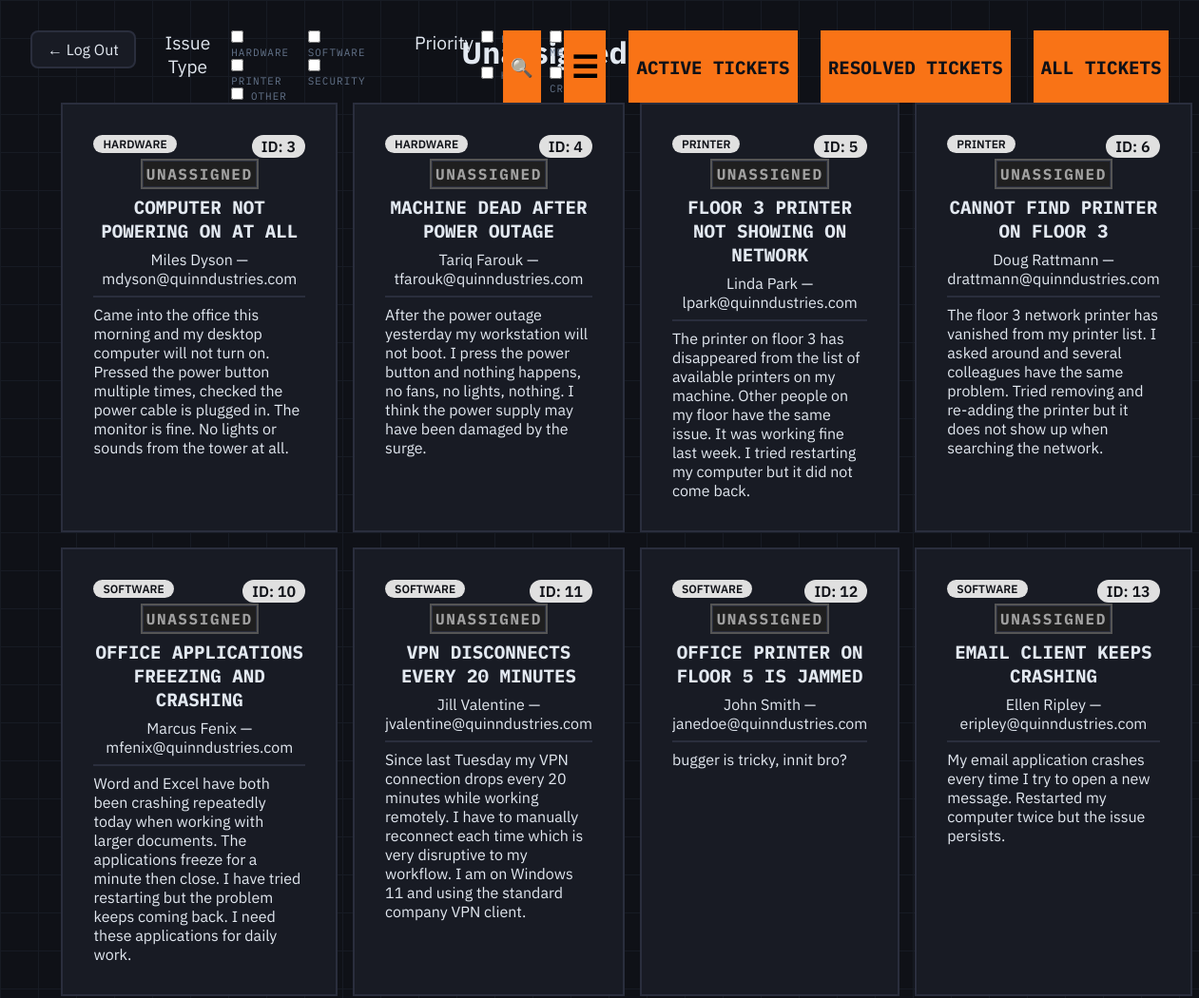
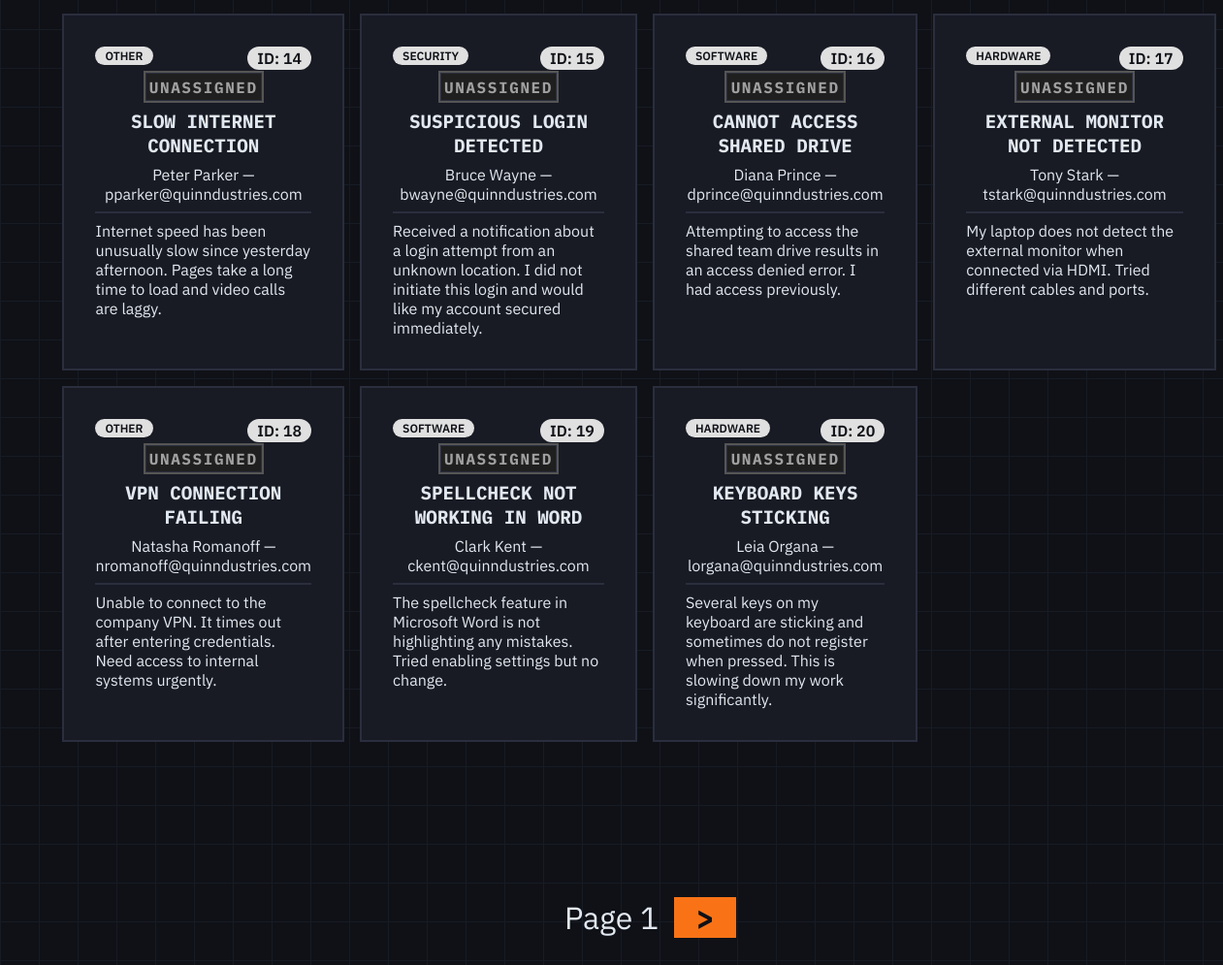
Screenshot of /tickets/view?tab=unassigned&page=1 (signed in) with the database file from the repository (2 pictures, top to bottom).
### tables this page shows
CREATE TABLE tickets (
            id INTEGER PRIMARY KEY AUTOINCREMENT,
            ticketer_name TEXT NOT NULL,
            ticketer_email TEXT NOT NULL,
            issue_type TEXT NOT NULL,
            priority TEXT,
            summary TEXT NOT NULL,
            description TEXT NOT NULL,
            status TEXT NOT NULL,
            resolution_details TEXT,
            specialist_username_assigned TEXT,
            submission_date TEXT NOT NULL,
            assignment_date TEXT,
            resolution_date TEXT   
            );

### app.py (the view)
@app.route('/tickets/view', methods=['GET'])
def viewTickets():
    auth_error = it_only_check()
    if auth_error:
        return render_template("login.html")
    page = request.args.get('page', 1, type=int)
    tab = request.args.get('tab','all')
    if page < 1:
        return jsonify({"error": "invalid page number"}), 400
    if not tab in ['unassigned','active','resolved', 'all']:
        return jsonify({"error": "invalid tab type"}), 400
    db = get_db()
    if tab == 'all':
        total = db.execute('SELECT COUNT(*) FROM tickets').fetchone()[0]
        tickets = db.execute('SELECT * FROM tickets LIMIT ? OFFSET ?', (TICKETS_PER_PAGE, (page-1) * TICKETS_PER_PAGE,)).fetchall()
    else:
        total = db.execute('SELECT COUNT(*) FROM tickets WHERE status = ?', (tab,)).fetchone()[0]
        tickets = db.execute('SELECT * FROM tickets WHERE status = ? LIMIT ? OFFSET ?', (tab, TICKETS_PER_PAGE, (page-1) * TICKETS_PER_PAGE,)).fetchall()
    db.close()
    max_page = max(1, -(-total // TICKETS_PER_PAGE))
    if page > max_page:
        return redirect(f'/tickets/view?tab={tab}&page={max_page}')
    return render_template("tickets.html", tickets=[dict(t) for t in tickets], tab=tab, page_num = page, has_next=(page * TICKETS_PER_PAGE) < total)

### app.py (called while the page is built)
def it_only_check():
    if not session.get("is_it_department"):
        return jsonify({"error": "unauthorized"}), 403
    return None

### database.py (called while the page is built)
def get_db():
    conn = sqlite3.connect(DATABASE)
    conn.row_factory = sqlite3.Row
    return conn

### templates/tickets.html (shortened to what this page needs)
<!DOCTYPE html>
<html lang="en">
<head>
  <link href="/static/ticketstyles.css" rel="stylesheet">
</head>
<body>
  <h1 id="page-title"> {{tab | capitalize}} Tickets</h1>
  <a class="return-arrow" onclick="logout()">← Log Out</a>
  <nav id="ticket-list-navbar">
    <div id="navbar-left">
      <div id="issue-type-filter" class="filter-category">
        <p class="filter-label">Issue Type</p>
        <div class="filter-group">
          <label><input type="checkbox" value="hardware" onchange="applyFilters()"> Hardware</label>
          <label><input type="checkbox" value="software" onchange="applyFilters()"> Software</label>
          <label><input type="checkbox" value="printer" onchange="applyFilters()"> Printer</label>
          <label><input type="checkbox" value="security" onchange="applyFilters()"> Security</label>
          <label><input type="checkbox" value="other" onchange="applyFilters()"> Other</label>
        </div>
      </div>
      <div id ="priority-filter" class="filter-category">
        <p class="filter-label">Priority</p>
        <div class="filter-group">
          <label><input type="checkbox" value="low" onchange="applyFilters()"> Low</label>
          <label><input type="checkbox" value="medium" onchange="applyFilters()"> Medium</label>
          <label><input type="checkbox" value="high" onchange="applyFilters()"> High</label>
          <label><input type="checkbox" value="critical" onchange="applyFilters()"> Critical</label>
        </div>
      </div>
    </div>
    <div id="navbar-right">
      <button id="search-btn" class="toggle btn" onclick="toggleSearch()" ><span id="search-icon">🔍</span></button>
      <button id="toggle-display-btn" class="toggle btn" onclick="toggleLayout()" ><span id="toggle-icon">☰</span></button>
      <div id="status-btn-container">
        <a id="active-btn" class="btn" href="/tickets/view?tab=active&amp;page={{page_num}}">Active Tickets</a>
        <a id="resolved-btn" class="btn" href="/tickets/view?tab=resolved&amp;page={{page_num}}">Resolved Tickets</a>
        <a id="all-btn" class="btn" href="/tickets/view?tab=all&amp;page={{page_num}}">All Tickets</a>
      </div>
    </div>
  </nav>
  {% if tickets %}
  <section id="ticket-list" class="ticket-list grid-view">
      {% for ticket in tickets%}
        <a href="/tickets/view/{{ticket.id}}">
          <div class="ticket-card">
            <p class="id-badge">ID: {{ ticket.id }}</p>
            <div class="ticket-header">
              <p class="badge">{{ ticket.issue_type }}</p>
              {% if ticket.status == 'active' %}
                <div class="priority priority-{{ ticket.priority }}">{{ ticket.priority }}</div>
              {% else %}
              <div class="priority priority-inactive">{{ ticket.status }}</div>
              {% endif %}
            </div>
            <h3>{{ ticket.summary }}</h3>
            <p class="ticket-meta">{{ ticket.ticketer_name }} — {{ ticket.ticketer_email }}</p>
            <p class="ticket-description">{{ ticket.description | truncate(240) }}</p>
          </div>
        </a>
      {% endfor %}
  </section>
  {% else %}
      <p id="no-tickets">No tickets yet.</p>
  {% endif %}
  <div id="pagination-controls">
    <div id="page-num">Page {{ page_num }}</div>
    {% if has_next %}
    <a id="page-right" class="btn" href="/tickets/view?tab={{tab}}&page={{page_num+1}}">&gt;</a>
    {% else %}
    <div id="page-right"></div>
    {% endif %}
</div>
</body>
</html>

### rows the page displays
tickets: id "3", issue_type "HARDWARE", status "UNASSIGNED", summary "COMPUTER NOT POWERING ON AT ALL", ticketer_name "Miles Dyson", ticketer_email "mdyson@quinndustries.com", description "Came into the office this morning and my desktop computer will not turn on. Pressed the power button multiple times, checked the power cable is plugged in. The monitor is fine. No lights or sounds from the tower at all."
tickets: id "4", issue_type "HARDWARE", status "UNASSIGNED", summary "MACHINE DEAD AFTER POWER OUTAGE", ticketer_name "Tariq Farouk", ticketer_email "tfarouk@quinndustries.com", description "After the power outage yesterday my workstation will not boot. I press the power button and nothing happens, no fans, no lights, nothing. I think the power supply may have been damaged by the surge."
tickets: id "5", issue_type "PRINTER", status "UNASSIGNED", summary "FLOOR 3 PRINTER NOT SHOWING ON NETWORK", ticketer_name "Linda Park", ticketer_email "lpark@quinndustries.com", description "The printer on floor 3 has disappeared from the list of available printers on my machine. Other people on my floor have the same issue. It was working fine last week. I tried restarting my computer but it did not come back."
tickets: id "6", issue_type "PRINTER", status "UNASSIGNED", summary "CANNOT FIND PRINTER ON FLOOR 3", ticketer_name "Doug Rattmann", ticketer_email "drattmann@quinndustries.com", description "The floor 3 network printer has vanished from my printer list. I asked around and several colleagues have the same problem. Tried removing and re-adding the printer but it does not show up when searching the network."
tickets: id "10", issue_type "SOFTWARE", status "UNASSIGNED", summary "OFFICE APPLICATIONS FREEZING AND CRASHING", ticketer_name "Marcus Fenix", ticketer_email "mfenix@quinndustries.com", description "Word and Excel have both been crashing repeatedly today when working with larger documents. The applications freeze for a minute then close. I have tried restarting but the problem keeps coming back. I need these applications for daily work."
tickets: id "11", issue_type "SOFTWARE", status "UNASSIGNED", summary "VPN DISCONNECTS EVERY 20 MINUTES", ticketer_name "Jill Valentine", ticketer_email "jvalentine@quinndustries.com", description "Since last Tuesday my VPN connection drops every 20 minutes while working remotely. I have to manually reconnect each time which is very disruptive to my workflow. I am on Windows 11 and using the standard company VPN client."
tickets: id "12", issue_type "SOFTWARE", status "UNASSIGNED", summary "OFFICE PRINTER ON FLOOR 5 IS JAMMED", ticketer_name "John Smith", ticketer_email "janedoe@quinndustries.com", description "bugger is tricky, innit bro?"
tickets: id "13", issue_type "SOFTWARE", status "UNASSIGNED", summary "EMAIL CLIENT KEEPS CRASHING", ticketer_name "Ellen Ripley", ticketer_email "eripley@quinndustries.com", description "My email application crashes every time I try to open a new message. Restarted my computer twice but the issue persists."
tickets: id "14", issue_type "OTHER", status "UNASSIGNED", summary "SLOW INTERNET CONNECTION", ticketer_name "Peter Parker", ticketer_email "pparker@quinndustries.com", description "Internet speed has been unusually slow since yesterday afternoon. Pages take a long time to load and video calls are laggy."
tickets: id "15", issue_type "SECURITY", status "UNASSIGNED", summary "SUSPICIOUS LOGIN DETECTED", ticketer_name "Bruce Wayne", ticketer_email "bwayne@quinndustries.com", description "Received a notification about a login attempt from an unknown location. I did not initiate this login and would like my account secured immediately."
tickets: id "16", issue_type "SOFTWARE", status "UNASSIGNED", summary "CANNOT ACCESS SHARED DRIVE", ticketer_name "Diana Prince", ticketer_email "dprince@quinndustries.com", description "Attempting to access the shared team drive results in an access denied error. I had access previously."
tickets: id "17", issue_type "HARDWARE", status "UNASSIGNED", summary "EXTERNAL MONITOR NOT DETECTED", ticketer_name "Tony Stark", ticketer_email "tstark@quinndustries.com", description "My laptop does not detect the external monitor when connected via HDMI. Tried different cables and ports."
tickets: id "18", issue_type "OTHER", status "UNASSIGNED", summary "VPN CONNECTION FAILING", ticketer_name "Natasha Romanoff", ticketer_email "nromanoff@quinndustries.com", description "Unable to connect to the company VPN. It times out after entering credentials. Need access to internal systems urgently."
tickets: id "19", issue_type "SOFTWARE", status "UNASSIGNED", summary "SPELLCHECK NOT WORKING IN WORD", ticketer_name "Clark Kent", ticketer_email "ckent@quinndustries.com", description "The spellcheck feature in Microsoft Word is not highlighting any mistakes. Tried enabling settings but no change."
tickets: id "20", issue_type "HARDWARE", status "UNASSIGNED", summary "KEYBOARD KEYS STICKING", ticketer_name "Leia Organa", ticketer_email "lorgana@quinndustries.com", description "Several keys on my keyboard are sticking and sometimes do not register when pressed. This is slowing down my work significantly."

### other values shown
{{ tab | capitalize }} "Unassigned"
{{ page_num }} "1"
